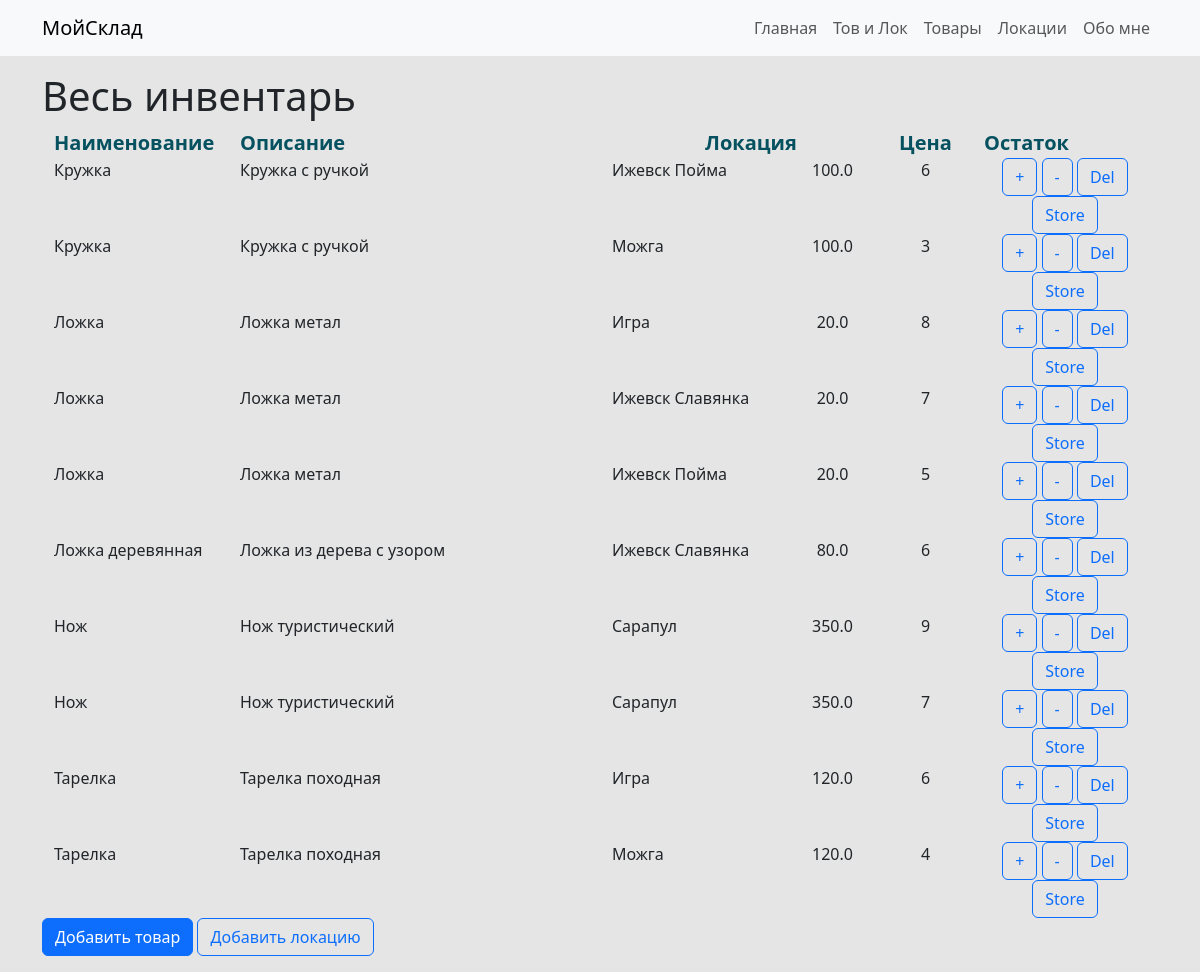
The page /all on the database as committed earlier.
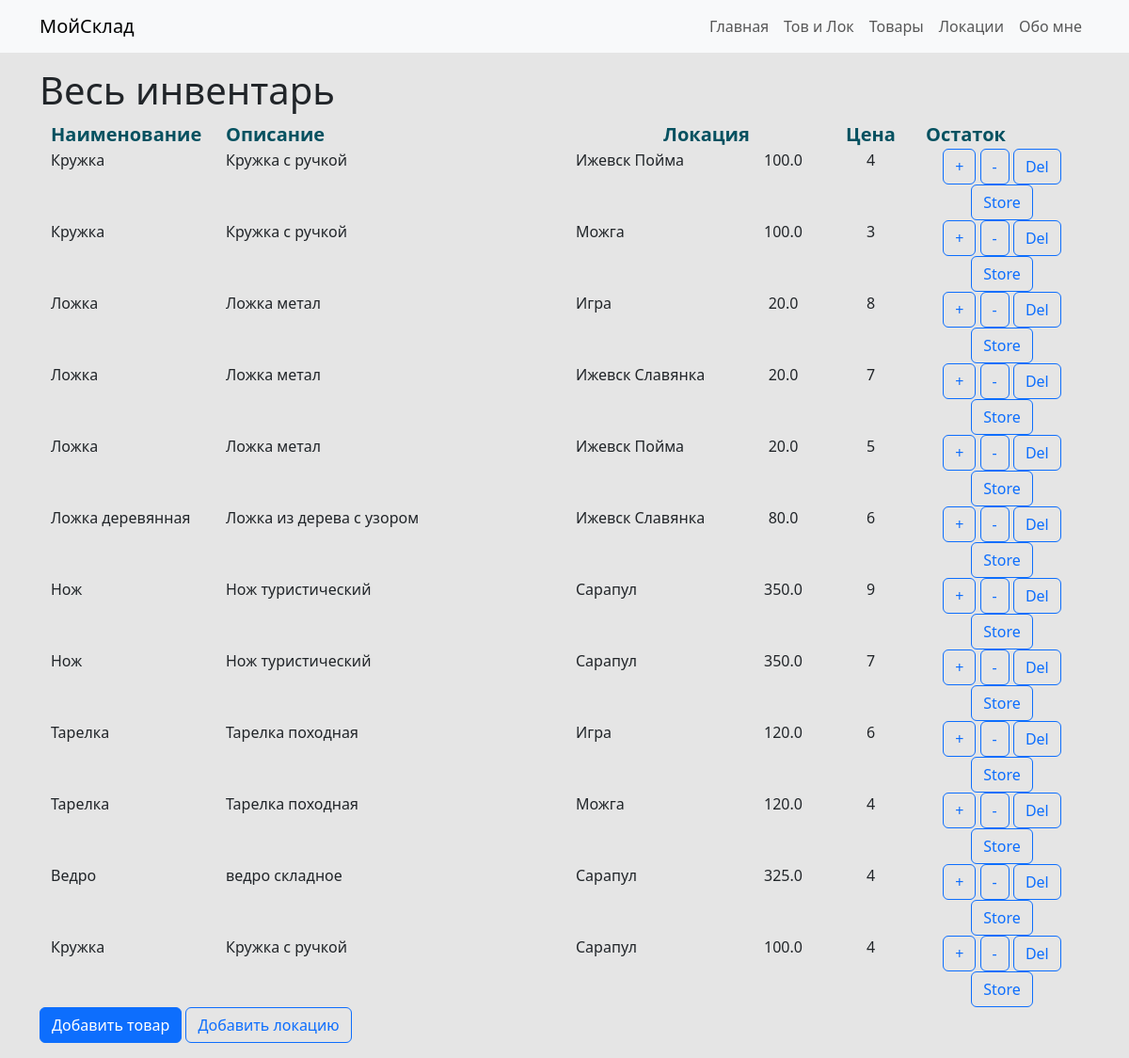
The same page on the database as committed later.
### model.py (models this page shows)
class Base(DeclarativeBase):
    pass

class Inventory(Base):
    __tablename__ = 'inventory'
    id: Mapped[int] = mapped_column(primary_key=True, nullable=False, unique=True, autoincrement=True)
    product_id: Mapped[int] = mapped_column(ForeignKey('products.id'))
    location_id: Mapped[int] = mapped_column(ForeignKey('locations.id'))
    quantity: Mapped[int]

class Products(Base):
    __tablename__ = 'products'
    id: Mapped[int] = mapped_column(primary_key=True, nullable=False, unique=True, autoincrement=True)
    name: Mapped[str]
    description: Mapped[str]
    price: Mapped[float]

class Locations(Base):
    __tablename__ = 'locations'
    id: Mapped[int] = mapped_column(primary_key=True, nullable=False, unique=True, autoincrement=True)
    name: Mapped[str]

### main.py (the view)
@app.route('/all')
def getall():
    allprods = db.session.execute(db.select(Inventory, Products, Locations).join(Products).join(Locations))
    return render_template('all.html', stuff = allprods)

### templates/all.html (shortened to what this page needs)
{% extends 'base.html' %}
{% block content %}
<h1>Весь инвентарь</h1>
<div class="container text-center">
    <div class="row .bg-info-subtle text-info-emphasis fs-5 fw-semibold">
        <div class="col-2 text-start">
            Наименование
        </div>
        <div class="col-5 text-start">
            Описание
        </div>
        <div class="col-2 text-start">
            Локация
        </div>
        <div class="col-1">
            Цена
        </div>
        <div class="col-1">
            Остаток
        </div>
        <div class="col-1">
        </div>
    </div>
    {% for thing in stuff %}
        <div class="row">
            <div class="col-2 text-start">
                {{ thing.Products.name }}
            </div>
            <div class="col-4 text-start" >
                {{ thing.Products.description }}
            </div>
            <div class="col-2 text-start">
                {{ thing.Locations.name }}
            </div>
            <div class="col-1">
                {{ thing.Products.price }}
            </div>
            <div class="col-1">
                {{ thing.Inventory.quantity }}
            </div>
            <div class="col-2">
                <a class="btn btn-outline-primary" href="/additem/{{ thing.Inventory.id }}">+</a>
                <a class="btn btn-outline-primary" href="/delitem/{{ thing.Inventory.id }}">-</a>
                <a class="btn btn-outline-primary" href="/removefromstore/{{ thing.Inventory.id }}">Del</a>
                <a class="btn btn-outline-primary" href="/getfreelocations/{{ thing.Products.id }}">Store</a>
            </div>
        </div>
    {% endfor %}
</div>
<button type="button" class="btn btn-primary" data-bs-toggle="modal" data-bs-target="#ModalProduct">
    Добавить товар
</button>
<a class="btn btn-outline-primary" data-bs-toggle="modal" data-bs-target="#ModalLocation">Добавить локацию</a>
{% endblock %}

Rows that differ between the two databases and show on the page:
changed Inventory (number 1 of 12 on the later page): Inventory.quantity "6" → "4"
added Inventory: Products.name "Ведро", Products.description "ведро складное", Locations.name "Сарапул", Products.price "325.0", Inventory.quantity "4"
added Inventory: Products.name "Кружка", Products.description "Кружка с ручкой", Locations.name "Сарапул", Products.price "100.0", Inventory.quantity "4"
